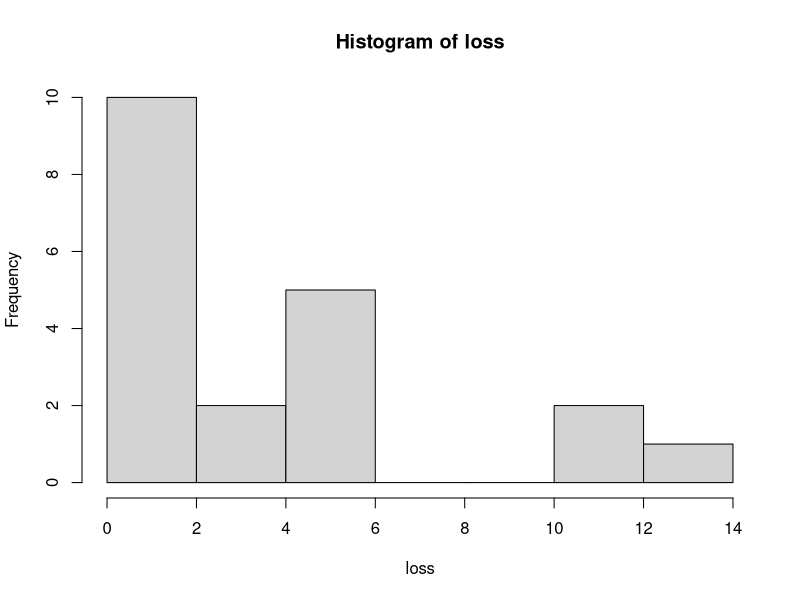
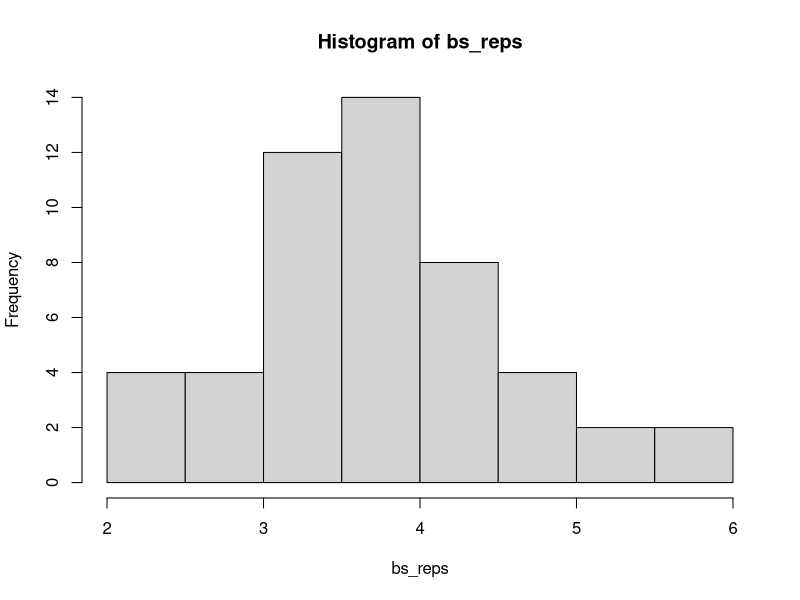

Reproduce these figures in R, in order.
## ---- chunk 1
library(tidyverse)
library(patchwork)
library(hexbin)

knitr::opts_chunk$set(
  fig.width = 6,
  fig.asp = .6,
  out.width = "90%"
)

theme_set(
  ggthemes::theme_fivethirtyeight() + theme(legend.position = "bottom")
  )

options(
  ggplot2.continuous.colour = "viridis",
  ggplot2.continuous.colour = "viridis"
)

scale_colour_discrete = scale_color_viridis_d
scale_fill_discrete = scale_fill_viridis_d
## ---- chunk 2
wloss_data = read_table("./data/Weightloss20.txt")
## ---- chunk 3
loss = wloss_data$loss
## ---- chunk 4
hist(loss)
## ---- chunk 5
xbar <- mean(loss)
xbar
## ---- chunk 6
sample(loss, size = 20, replace = T)
## ---- chunk 7
set.seed(1234)
sample(loss, size = 20, replace = T)
## ---- chunk 8
for(j in 1:50) {sample(loss, size = 20, replace = T)}
## ---- chunk 9
bs_samps <- vector("list", 50)
## ---- chunk 10
bs_samps <- vector("list", 50)
set.seed(1234)
for(j in 1:50) 
  {bs_samps[[j]] = sample(loss, size = 20, replace = T)}
## ---- chunk 11
bs_reps = lapply(bs_samps, mean)
## ---- chunk 12
bs_reps <- unlist(lapply(bs_samps, mean))
## ---- chunk 13
hist(bs_reps) 
sd(bs_reps) 
